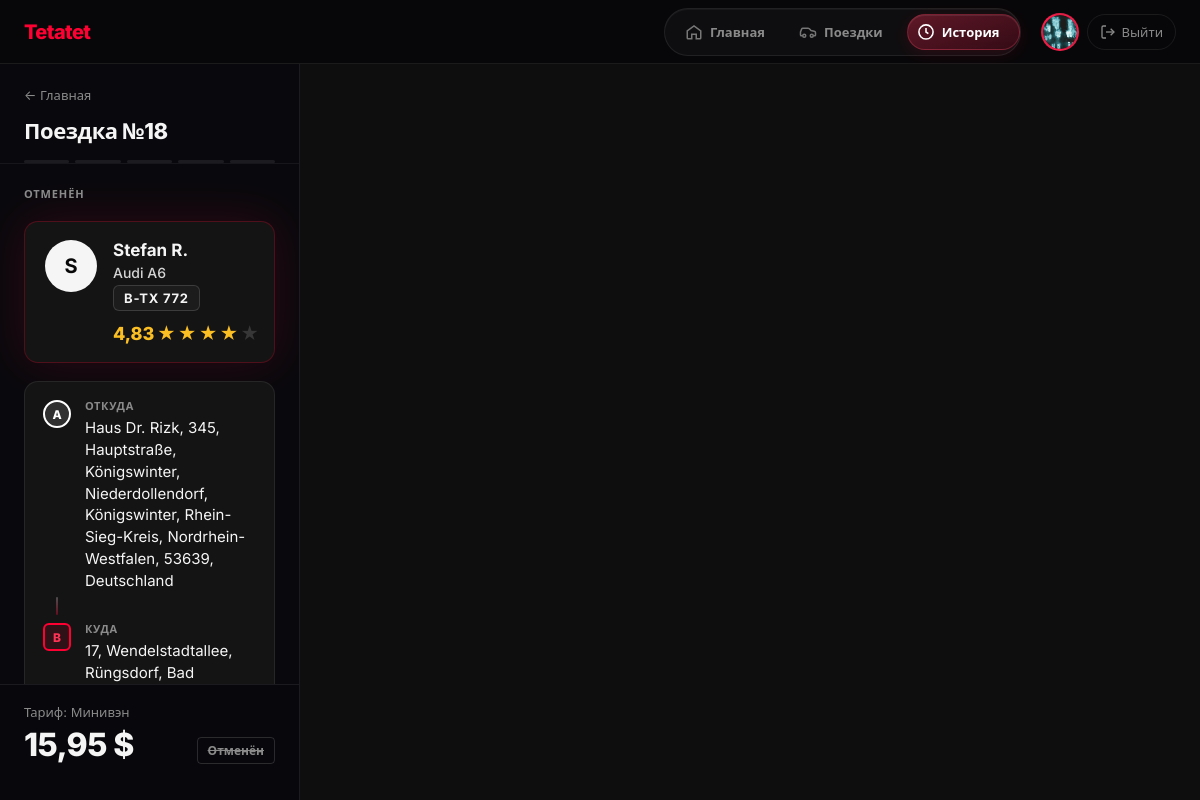
/orders/18/ (signed in), run on the app's committed database.
### accounts/models.py (models this page shows, shortened)
class User(AbstractUser):
    phone = models.CharField(max_length=32, blank=True, verbose_name='Телефон')
    avatar = models.ImageField(
        upload_to=avatar_upload_path,
        blank=True,
        null=True,
        verbose_name='Фото профиля',
    )
    is_dispatcher = models.BooleanField(
        default=False,
        verbose_name='Диспетчер',
        help_text='Доступ к панели диспетчера',
    )
    passenger_rating = models.DecimalField(
        max_digits=3,
        decimal_places=2,
        default=4.92,
        verbose_name='Рейтинг пассажира',
    )
    preferred_language = models.CharField(
        max_length=5,
        default='ru',
        choices=[
            ('ru', 'Русский'),
            ('uk', 'Українська'),
            ('en', 'English'),
        ],
        verbose_name='Язык интерфейса',
    )
    class Meta:
        verbose_name = 'Пользователь'
        verbose_name_plural = 'Пользователи'

### taxi/models.py (models this page shows, shortened)
class Order(models.Model):
    STATUS_CHOICES = [
        ('new', 'Новый'),
        ('accepted', 'Водитель едет'),
        ('arrived', 'На месте'),
        ('on_way', 'В пути'),
        ('done', 'Завершён'),
        ('cancelled', 'Отменён'),
    ]
    PAYMENT_TYPE_CHOICES = [
        ('cash', 'Наличные'),
        ('card', 'Карта'),
    ]
    TARIFF_CHOICES = TARIFF_CHOICES
    user = models.ForeignKey(
        settings.AUTH_USER_MODEL,
        on_delete=models.SET_NULL,
        null=True,
        blank=True,
        related_name='orders',
        verbose_name='Пользователь',
    )
    name = models.CharField(max_length=100, verbose_name='Имя')
    phone = models.CharField(max_length=32, verbose_name='Телефон')
    from_address = models.CharField(max_length=255, verbose_name='Откуда')
    to_address = models.CharField(max_length=255, verbose_name='Куда')
    comment = models.TextField(blank=True, verbose_name='Комментарий')
    driver_note = models.TextField(blank=True, verbose_name='Заметка диспетчера')
    driver_name = models.CharField(max_length=100, blank=True, verbose_name='Водитель')
    tariff = models.CharField(
        max_length=20,
        choices=TARIFF_CHOICES,
        default='economy',
        verbose_name='Тариф',
    )
    distance_km = models.DecimalField(
        max_digits=6,
        decimal_places=2,
        null=True,
        blank=True,
        verbose_name='Расстояние (км)',
    )
    estimated_price = models.DecimalField(
        max_digits=8,
        decimal_places=2,
        default=0,
        verbose_name='Ориентировочная цена',
    )
    status = models.CharField(
        max_length=20,
        choices=STATUS_CHOICES,
        default='new',
        verbose_name='Статус',
    )
    payment_type = models.CharField(
        max_length=10,
        choices=PAYMENT_TYPE_CHOICES,
        default='cash',
        verbose_name='Оплата',
    )
    payment_card = models.ForeignKey(
        'accounts.PaymentCard',
        on_delete=models.SET_NULL,
        null=True,
        blank=True,
        related_name='orders',
        verbose_name='Карта оплаты',
    )
    trip_rating = models.PositiveSmallIntegerField(
        null=True,
        blank=True,
        verbose_name='Оценка поездки',
    )
    created_at = models.DateTimeField(auto_now_add=True, verbose_name='Создан')
    updated_at = models.DateTimeField(auto_now=True, verbose_name='Обновлён')
    class Meta:
        ordering = ['-created_at']
        verbose_name = 'Заказ'
        verbose_name_plural = 'Заказы'

### accounts/views.py (the view)
# urls.py: path('orders/<int:pk>/', order_track, name='order_track'),
@login_required
def order_track(request, pk):
    order = get_object_or_404(Order, pk=pk, user=request.user)
    driver = get_driver_profile(order.driver_name) if order.driver_name else None
    return render(request, 'order_track.html', {
        'order': order,
        'driver': driver,
        'driver_profiles_json': json.dumps(DRIVER_PROFILES),
    })

### accounts/context_processors.py (called while the page is built)
def site_settings(request):
    lang = resolve_language(request)
    return {
        'GOOGLE_MAPS_API_KEY': getattr(settings, 'GOOGLE_MAPS_API_KEY', ''),
        'CURRENT_LANGUAGE': lang,
        'LANGUAGES': LANGUAGES,
        'TETATET_JS_I18N': json.dumps(js_translations(lang), ensure_ascii=False),
    }

### accounts/models.py (called while the page is built)
    @property
    def display_label(self):
        return f'{self.get_brand_display()} •••• {self.last4}'

### accounts/templatetags/site_i18n.py (called while the page is built)
@register.simple_tag(takes_context=True)
def t(context, key):
    request = context.get('request')
    lang = resolve_language(request) if request else 'ru'
    return translate(key, lang)

@register.simple_tag(takes_context=True)
def status_label(context, status):
    request = context.get('request')
    lang = resolve_language(request) if request else 'ru'
    return translate(f'status.{status}', lang)

@register.simple_tag(takes_context=True)
def tariff_label(context, tariff):
    request = context.get('request')
    lang = resolve_language(request) if request else 'ru'
    return translate(f'tariff.{tariff}.label', lang)

@register.simple_tag(takes_context=True)
def tf(context, key, **kwargs):
    request = context.get('request')
    lang = resolve_language(request) if request else 'ru'
    text = translate(key, lang)
    for name, value in kwargs.items():
        text = text.replace('{' + name + '}', str(value))
    return text

### taxi/driver_profiles.py (called while the page is built)
def get_driver_profile(name: str) -> dict:
    if not name:
        return {**DEFAULT_PROFILE, 'name': ''}
    profile = DRIVER_PROFILES.get(name, DEFAULT_PROFILE)
    return {'name': name, **profile}

### tetatet/translations.py (called while the page is built)
def translate(key: str, lang: str = 'ru') -> str:
    if lang not in LANGUAGE_CODES:
        lang = 'ru'
    entry = TRANSLATIONS.get(key)
    if not entry:
        return key
    return entry.get(lang) or entry.get('ru', key)

def resolve_language(request) -> str:
    lang = request.session.get('language')
    if not lang and getattr(request, 'user', None) and request.user.is_authenticated:
        lang = getattr(request.user, 'preferred_language', None)
    if lang not in LANGUAGE_CODES:
        lang = 'ru'
    return lang

def js_translations(lang: str) -> dict:
    return {key.replace('.', '_'): translate(key, lang) for key in TRANSLATIONS}

### templates/order_track.html (shortened to what this page needs)
{% extends 'base.html' %}
{% load static %}
{% load site_i18n %}
{% block body_class %}page-uber{% endblock %}
{% block extra_head %}
<link rel="stylesheet" href="https://unpkg.com/leaflet@1.9.4/dist/leaflet.css">
{% endblock %}
{% block layout %}
<div class="uber-app uber-app-track" id="uberApp">
    <aside class="uber-panel uber-panel-left uber-panel-track">
        <header class="track-panel-head">
            <p class="track-back"><a href="{% url 'home' %}">{% t "common.back_home" %}</a></p>
            <h2 class="uber-heading track-heading">{% tf "track.heading" id=order.id %}</h2>
            <div class="track-progress track-progress--5" id="trackProgress">
                <div class="track-step"></div>
                <div class="track-step"></div>
                <div class="track-step"></div>
                <div class="track-step"></div>
                <div class="track-step"></div>
            </div>
        </header>
        <div class="track-panel-scroll">
            <section class="track-status-block">
                <h3 class="uber-subheading track-status-title" id="trackTitle">{% status_label order.status %}</h3>
            </section>
            <div class="track-driver {% if order.driver_name %}visible{% endif %}" id="trackDriver">
                <div class="track-driver-avatar" id="driverInitial">
                    {% if order.driver_name %}{{ order.driver_name|first|upper }}{% else %}?{% endif %}
                </div>
                <div class="track-driver-info">
                    <div class="track-driver-name" id="driverName">{{ order.driver_name|default:"—" }}</div>
                    <div class="track-driver-car" id="driverCar">{% if driver %}{{ driver.car }}{% endif %}</div>
                    <div class="track-driver-plate" id="driverPlate">{% if driver %}{{ driver.plate }}{% endif %}</div>
                    <div class="rating-line track-driver-rating" id="driverRatingLine"{% if not driver %} style="display:none"{% endif %}>
                        <span class="rating-num" id="driverRatingNum">{% if driver %}{{ driver.rating }}{% endif %}</span>
                        <span class="star-display" id="driverStars" data-rating="{% if driver %}{{ driver.rating }}{% else %}0{% endif %}"></span>
                    </div>
                </div>
            </div>
            <section class="track-route-card">
                <div class="track-route-row">
                    <span class="track-route-dot track-route-dot--a">A</span>
                    <div class="track-route-body">
                        <span class="track-route-label">{% t "track.from_label" %}</span>
                        <span class="track-route-text" id="trackFrom" title="{{ order.from_address }}">{{ order.from_address }}</span>
                    </div>
                </div>
                <div class="track-route-connector" aria-hidden="true"></div>
                <div class="track-route-row">
                    <span class="track-route-dot track-route-dot--b">B</span>
                    <div class="track-route-body">
                        <span class="track-route-label">{% t "track.to_label" %}</span>
                        <span class="track-route-text" id="trackTo" title="{{ order.to_address }}">{{ order.to_address }}</span>
                    </div>
                </div>
            </section>
        </div>
        <footer class="track-panel-footer">
            <div class="track-footer">
                <div>
                    <div class="track-order-id">{% t "common.tariff" %} {% tariff_label order.tariff %}</div>
                    <div class="track-price-big" id="trackPrice">{{ order.estimated_price }} $</div>
                </div>
                <span class="badge badge-{{ order.status }}" id="trackBadge">{% status_label order.status %}</span>
            </div>
        </footer>
    </aside>
    <div class="uber-map-wrap uber-map-wrap-track">
        <div id="rideMap"></div>
    </div>
</div>
{% endblock %}

### templates/base.html (shortened to what this page needs)
{% load static %}
{% load site_i18n %}
<!DOCTYPE html>
<html lang="{{ CURRENT_LANGUAGE }}">
<head>
    <link rel="stylesheet" href="{% static 'css/style.css' %}?v=45">
    {% block extra_head %}{% endblock %}
</head>
<body class="{% block body_class %}{% endblock %}">
<header class="header {% block header_class %}{% endblock %}">
    <div class="header-inner">
        {% if user.is_authenticated %}
        <a href="{% url 'home' %}" class="brand">Tetatet</a>
        {% else %}
        <a href="{% url 'landing' %}" class="brand">Tetatet</a>
        {% endif %}
        {% if user.is_authenticated %}
        <nav class="header-nav header-nav--dock" data-header-nav aria-label="{% t 'nav.main' %}">
            <div class="header-nav-track">
                <span class="header-nav-glider" aria-hidden="true"></span>
                <a href="{% url 'home' %}" class="header-nav-item{% if request.path == '/home/' or request.path == '/' and user.is_authenticated %} is-active{% endif %}">
                    <svg class="header-nav-icon" width="18" height="18" viewBox="0 0 24 24" fill="none" stroke="currentColor" stroke-width="2" aria-hidden="true">
                        <path d="M3 10.5L12 4l9 6.5V20a1 1 0 0 1-1 1h-5v-6H9v6H4a1 1 0 0 1-1-1v-9.5z"/>
                    </svg>
                    <span class="header-nav-label">{% t "nav.home" %}</span>
                </a>
                <a href="{% url 'order' %}" class="header-nav-item{% if request.path == '/order/' %} is-active{% endif %}">
                    <span class="header-nav-label">{% t "nav.orders" %}</span>
                </a>
                <a href="{% url 'order_history' %}" class="header-nav-item{% if request.path == '/orders/' or request.path|slice:':8' == '/orders/' %} is-active{% endif %}">
                    <svg class="header-nav-icon" width="18" height="18" viewBox="0 0 24 24" fill="none" stroke="currentColor" stroke-width="2" aria-hidden="true">
                        <circle cx="12" cy="12" r="9"/>
                        <path d="M12 7v5l3 2"/>
                    </svg>
                    <span class="header-nav-label">{% t "nav.history" %}</span>
                </a>
            </div>
        </nav>
        <div class="header-user">
            <a href="{% url 'profile' %}" class="user-avatar{% if request.path|slice:':9' == '/profile/' %} is-active{% endif %}" title="{% t 'nav.profile' %}">
                {% if user.avatar %}
                <img src="{{ user.avatar.url }}" alt="" class="user-avatar-img">
                {% else %}
                {{ user.first_name|first|upper }}{{ user.last_name|first|upper }}
                {% endif %}
            </a>
            <a href="{% url 'logout' %}" class="btn-logout" title="{% t 'nav.logout' %}">
                <svg width="16" height="16" viewBox="0 0 24 24" fill="none" stroke="currentColor" stroke-width="2" aria-hidden="true">
                    <path d="M9 21H5a2 2 0 0 1-2-2V5a2 2 0 0 1 2-2h4"/>
                    <polyline points="16 17 21 12 16 7"/>
                    <line x1="21" y1="12" x2="9" y2="12"/>
                </svg>
                <span class="btn-logout-text">{% t "nav.logout" %}</span>
            </a>
        </div>
        {% endif %}
    </div>
</header>
{% block layout %}{% endblock %}
</body>
</html>

### data on the page
User: preferred_language "Главная", preferred_language "Поездки", preferred_language "История", avatar (picture), preferred_language "Выйти", preferred_language "← Главная", preferred_language "ОТКУДА", preferred_language "КУДА", preferred_language "Тариф:"
Order: id.preferred_language "Поездка №18", status.preferred_language "ОТМЕНЁН", driver_name|first "S", driver_name "Stefan R.", from_address "Haus Dr. Rizk, 345, Hauptstraße, Königswinter, Niederdollendorf, Königswinter, Rhein-Sieg-Kreis, Nordrhein-Westfalen, 53639, Deutschland", to_address "17, Wendelstadtallee, Rüngsdorf, Bad…", tariff.preferred_language "Минивэн", estimated_price "15,95", status.preferred_language "Отменён"

### other printed values
{{ driver.car }} "Audi A6"
{{ driver.plate }} "B-TX 772"
{{ driver.rating }} "4,83"
